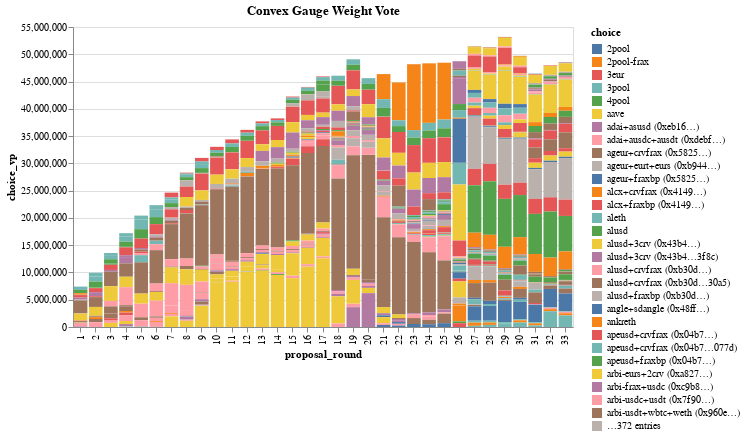

The code cell stored with this chart in its notebook:
### Code cell
(
    alt.Chart((
        df_votes[['proposal_round', 'choice', 'choice_vp']]
        .groupby(['proposal_round', 'choice']).sum()
        .reset_index() 
    ))
    .mark_bar()
    .encode(
        x="proposal_round:O", 
        y="choice_vp:Q", 
        color="choice:N", 
        tooltip=["choice:N", "choice_vp:Q"]
    )
    .properties(title="Convex Gauge Weight Vote", width=500) 
)

### Figure 1 — Vega-Lite specification as saved in the notebook (floating-point values rounded to 4 significant figures; data arrays with more than 128 entries replaced by an {"elided": "..."} marker saying what was removed)
{"config": {"view": {"continuousWidth": 400, "continuousHeight": 300}}, "data": {"name": "data-a9b13851257aac4fb884ca1cf367ecbb"}, "mark": "bar", "encoding": {"color": {"field": "choice", "type": "nominal"}, "tooltip": [{"field": "choice", "type": "nominal"}, {"field": "choice_vp", "type": "quantitative"}], "x": {"field": "proposal_round", "type": "ordinal"}, "y": {"field": "choice_vp", "type": "quantitative"}}, "title": "Convex Gauge Weight Vote", "width": 500, "$schema": "https://vega.github.io/schema/vega-lite/v4.17.0.json", "datasets": {"data-a9b13851257aac4fb884ca1cf367ecbb": {"elided": "1858 records"}}}
